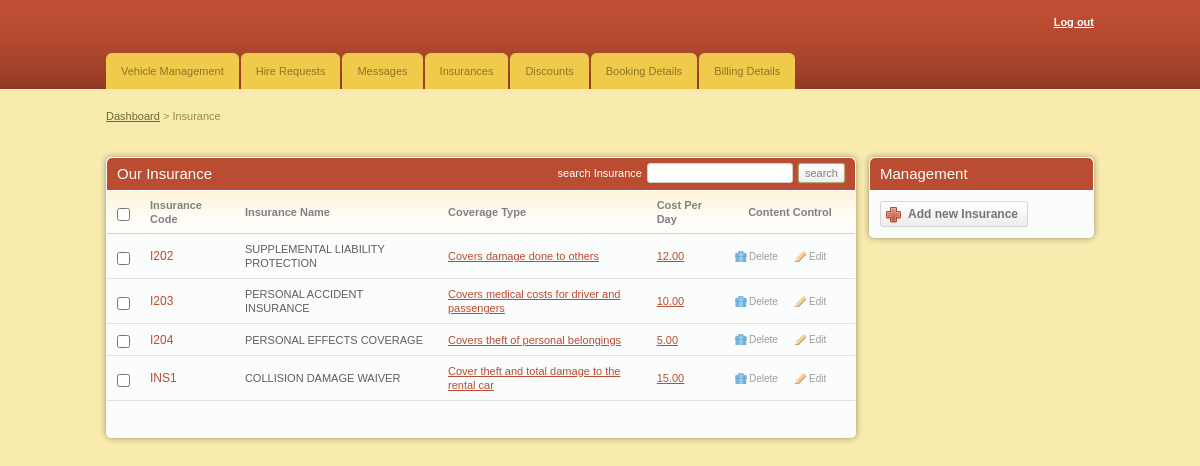
The page /admin/add_insurance.php (signed in) on the database its author committed.
### tables this page shows
CREATE TABLE `rental_car_insurance` (
  `INSURANCE_CODE` char(4) NOT NULL,
  `INSURANCE_NAME` varchar(50) NOT NULL,
  `COVERAGE_TYPE` varchar(200) NOT NULL,
  `COST_PER_DAY` decimal(4,2) NOT NULL
);

### admin/add_insurance.php (the view, shortened to what this page needs)
<!DOCTYPE html PUBLIC "-//W3C//DTD XHTML 1.0 Transitional//EN" "http://www.w3.org/TR/xhtml1/DTD/xhtml1-transitional.dtd">
<html xmlns="http://www.w3.org/1999/xhtml">
<head>
<link rel="stylesheet" href="css/style.css" type="text/css" media="all" />
</head>
<body>
<div id="header">
<div class="shell">
<?php
include 'menu.php';
?>
</div>
</div>
<div id="container">
<div class="shell">
<div class="small-nav">
<a href="index.php">Dashboard</a>
<span>&gt;</span>
Insurance
</div>
<br />
<div id="main">
<div id="content">
<div class="box">
<div class="box-head">
<h2 class="left">Our Insurance</h2>
<div class="right">
<label>search Insurance</label>
<input type="text" class="field small-field" />
<input type="submit" class="button" value="search" />
</div>
</div>
<div class="table">
<table width="100%" border="0" cellspacing="0" cellpadding="0">
<tr>
<th width="13"><input type="checkbox" class="checkbox" /></th>
<th>Insurance Code</th>
<th>Insurance Name</th>
<th>Coverage Type</th>
<th>Cost Per Day</th>
<th width="110" class="ac">Content Control</th>
</tr>
<?php
include '../includes/config.php';
$select = "SELECT * FROM rental_car_insurance";
$result = $conn->query($select);
while($row = $result->fetch_assoc()){
?>
<tr>
<td><input type="checkbox" class="checkbox" /></td>
<td><h3><a href="#"><?php echo $row['INSURANCE_CODE'] ?></a></h3></td>
<td><?php echo $row['INSURANCE_NAME'] ?></td>
<td><a href="#"><?php echo $row['COVERAGE_TYPE'] ?></a></td>
<td><a href="#"><?php echo $row['COST_PER_DAY'] ?></a></td>
<td><a href="javascript:sureToApprove(<?php echo $row['INSURANCE_CODE'];?>)" class="ico del">Delete</a>
<a href="javascript:sureToApprove1(<?php echo $row['INSURANCE_CODE'];?>)" class="ico edit">Edit</a></td>
</tr>
<?php
}
?>
</table>
<div class="pagging">
</div>
</div>
</div>
</div>
</div>
<div id="sidebar">
<div class="box">
<div class="box-head">
<h2>Management</h2>
</div>
<div class="box-content">
<a href="add_newinsurance.php" class="add-button"><span>Add new Insurance</span></a>
</body>
</html>

### admin/css/style.css (style rules this page uses)
* { padding:0; margin:0; outline:0; }
body { background:#f9ebae; font-family: Verdana, sans-serif; font-size:11px; line-height:14px; color:#5e5e5e; }
input, textarea, select { font-family: Verdana, sans-serif; font-size:13px; }
.field { border:solid 1px #d3cfc7; background:#fff; padding:5px; }
.small-field { border:solid 1px #d3cfc7; background:#fff; padding:3px 1px; font-size:11px; }
.checkbox { width:13px; height:13px; vertical-align:top; position:relative; top:2px; }
.button { background:#eee url(images/button.gif) repeat-x 0 0; border:solid 1px #b1a874; color:#7f7f7f; font-size:11px; padding:2px 6px 2px 6px; cursor:pointer; line-height:14px !important; }
a { color:#ba4c32; text-decoration: underline; cursor:pointer; }
.left, .alignleft { float:left; display:inline; }
.right, .alignright { float:right; display:inline; }
.ac { text-align: center !important; }
h2 { font-size:15px; font-weight: normal; }
h3 { font-size:12px; line-height:14px; font-weight: normal; }
h3 a { text-decoration: none; }
.shell { width:988px; margin:0 auto; }
#header { height:89px; background:url(images/header.gif); white-space:nowrap; }
#container { padding:20px 0; }
.small-nav { color:#978b48; padding-bottom:20px; }
.small-nav a { color:#6f6636; }
#content { float:left; width:750px; }
#sidebar { float:right; width:225px; }
.table th { background:#fffdfa url(images/th.gif) repeat-x 0 0; color:#818181; text-align: left; padding:7px 10px; border-bottom:solid 1px #d2d1cb; }
.table td { background:#fbfcfc; border-bottom:solid 1px #e0e0e0; padding:8px 10px; }
.box { background:#fbfcfc; height:100%; padding:1px; margin-bottom:20px; }
.box-head { background:#ba4c32; height:32px; color:#fff; padding: 0 10px; line-height:32px; white-space:nowrap; border-bottom:solid 1px #fff; }
.box-head .right { padding-top:5px; line-height:13px; }
.box-head .right label, .box-head .right input { float:left; }
.box-head .right label { padding:4px 0 0 0; }
.box-head .right input { margin-left:5px; }
.pagging { height:20px; padding:8px 10px; line-height:19px; color:#949494; }
a.ico { color:#9d9c9a; font-size:10px; text-decoration: none; padding:0 0 0 14px; background-repeat:no-repeat; background-position:0 0; }
a.del { background-image:url(images/del.gif) }
a.edit { background-image:url(images/edit.gif); margin-left:14px; }
.box-content { padding:10px; }
.add-button, .add-button span { float:left; height:26px; background:url(images/add-button.gif) no-repeat 0 0; padding:0 0 0 28px; }
.add-button span { background-position:right 0; padding:0 10px 0 0; }
.add-button { font-weight: bold; font-size:12px; color:#747474; text-decoration: none; line-height:26px; }
.box { -moz-border-radius:5px; -webkit-border-radius:5px; -moz-box-shadow: 0 0 6px #978f6c; -webkit-box-shadow: 0 0 6px #978f6c; }
.box-head { -moz-border-radius-topleft:5px; -moz-border-radius-topright:5px; -webkit-border-top-left-radius:5px; -webkit-border-top-right-radius:5px; }
.field, .button { -moz-border-radius:4px; -webkit-border-radius:4px; }
.small-field, .button, .pagging a { -moz-border-radius:3px; -webkit-border-radius:3px; }
.button { -moz-box-shadow: 0 0 2px #978f6c; -webkit-box-shadow: 0 0 2px #978f6c; }

### rows shown on the page
rental_car_insurance: INSURANCE_CODE "I202", INSURANCE_NAME "SUPPLEMENTAL LIABILITY PROTECTION", COVERAGE_TYPE "Covers damage done to others", COST_PER_DAY "12.00"
rental_car_insurance: INSURANCE_CODE "I203", INSURANCE_NAME "PERSONAL ACCIDENT INSURANCE", COVERAGE_TYPE "Covers medical costs for driver and passengers", COST_PER_DAY "10.00"
rental_car_insurance: INSURANCE_CODE "I204", INSURANCE_NAME "PERSONAL EFFECTS COVERAGE", COVERAGE_TYPE "Covers theft of personal belongings", COST_PER_DAY "5.00"
rental_car_insurance: INSURANCE_CODE "INS1", INSURANCE_NAME "COLLISION DAMAGE WAIVER", COVERAGE_TYPE "Cover theft and total damage to the rental car", COST_PER_DAY "15.00"
